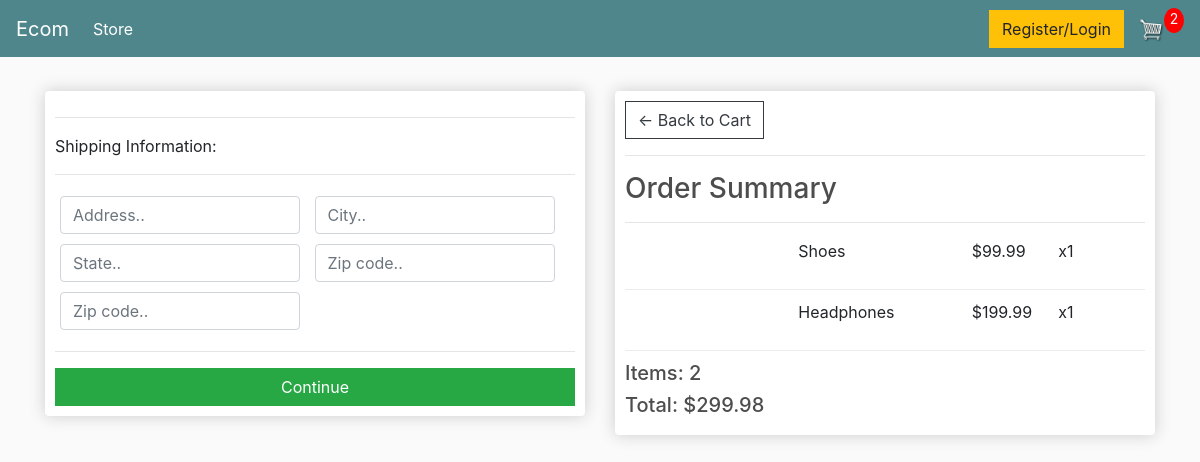
/checkout/ (signed in), run on an earlier commit of the app's database.
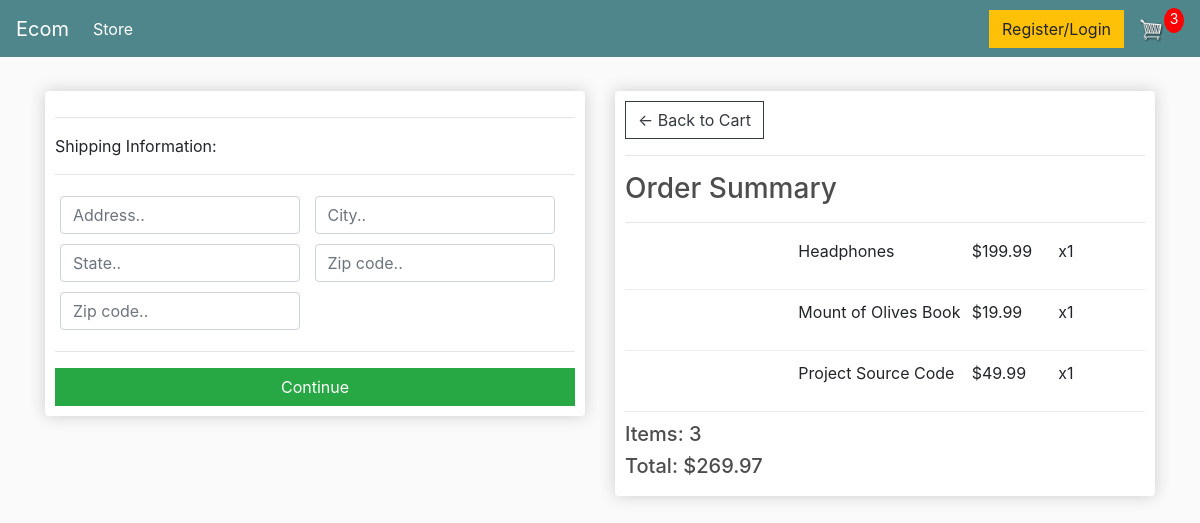
And on a later commit of the database.
### store/models.py (models this page shows, shortened)
class OrderItem(models.Model):
	product = models.ForeignKey(Product, on_delete=models.SET_NULL, null=True)
	order = models.ForeignKey(Order, on_delete=models.SET_NULL, null=True)
	quantity = models.IntegerField(default=0, null=True, blank=True)
	date_added = models.DateTimeField(auto_now_add=True)
	@property
	def get_total(self):
		total = self.product.price * self.quantity
		return total

class Product(models.Model):
    name = models.CharField(max_length=255)
    description = models.TextField(default="No description available.")
    price = models.DecimalField(max_digits=10, decimal_places=2)
    digital = models.BooleanField(default=False,null=True, blank=True)
    image = models.ImageField(null=True, blank=True)

class Order(models.Model):
	customer = models.ForeignKey(Customer, on_delete=models.SET_NULL, null=True, blank=True)
	date_ordered = models.DateTimeField(auto_now_add=True)
	complete = models.BooleanField(default=False)
	transaction_id = models.CharField(max_length=100, null=True)
	@property
	def shipping(self):
		shipping = False
		orderitems = self.orderitem_set.all()
		for i in orderitems:
			if i.product.digital == False:
				shipping = True
		return shipping
	@property
	def get_cart_total(self):
		orderitems = self.orderitem_set.all()
		total = sum([item.get_total for item in orderitems])
		return total
	@property
	def get_cart_items(self):
		orderitems = self.orderitem_set.all()
		total = sum([item.quantity for item in orderitems])
		return total

### store/views.py (the view)
# urls.py: path('checkout/', views.checkout, name="checkout"),
def checkout(request):
     data = cartData(request)
     cartItems = data['cartItems']
     order = data['order']
     items = data['items']
     context = {'items':items, 'order':order, 'cartItems':cartItems}
     return render(request, 'store/checkout.html', context)

### store/utils.py (called while the page is built)
def cartData(request):
	if request.user.is_authenticated:
		customer = request.user.customer
		order, created = Order.objects.get_or_create(customer=customer, complete=False)
		items = order.orderitem_set.all()
		cartItems = order.get_cart_items
	else:
		cookieData = cookieCart(request)
		cartItems = cookieData['cartItems']
		order = cookieData['order']
		items = cookieData['items']
	return {'cartItems':cartItems ,'order':order, 'items':items}

### store/templates/store/checkout.html (shortened to what this page needs)
{% extends 'store/main.html' %}
{% load static %}
{% block content %}
<div class="row">
	<div class="col-lg-6">
		<div class="box-element" id="form-wrapper">
               <form id="form">
                    <div id="shipping-info">
                         <hr>
                         <p>Shipping Information:</p>
                         <hr>
                         <div class="form-field">
                              <input class="form-control" type="text" name="address" placeholder="Address..">
                         </div>
                         <div class="form-field">
                              <input class="form-control" type="text" name="city" placeholder="City..">
                         </div>
                         <div class="form-field">
                              <input class="form-control" type="text" name="state" placeholder="State..">
                         </div>
                         <div class="form-field">
                              <input class="form-control" type="text" name="zipcode" placeholder="Zip code..">
                         </div>
                         <div class="form-field">
                              <input class="form-control" type="text" name="country" placeholder="Zip code..">
                         </div>
                    </div>
                    <hr>
                    <input id="form-button" class="btn btn-success btn-block" type="submit" value="Continue">
               </form>
		</div>
          <br>
	</div>
	<div class="col-lg-6">
		<div class="box-element">
               <a  class="btn btn-outline-dark" href="{% url 'cart' %}">&#x2190; Back to Cart</a>
               <hr>
               <h3>Order Summary</h3>
               <hr>
               {% for item in items %}
                    <div class="cart-row">
                         <div style="flex:2"><img class="row-image" src="{{item.product.imageURL}}"></div>
                         <div style="flex:2"><p>{{item.product.name}}</p></div>
                         <div style="flex:1"><p>${{item.product.price|floatformat:2}}</p></div>
                         <div style="flex:1"><p>x{{item.quantity}}</p></div>
                    </div>
               {% endfor %}
               <h5>Items: {{order.get_cart_items}}</h5>
               <h5>Total: ${{order.get_cart_total|floatformat:2}}</h5>
		</div>
	</div>
</div>
{% endblock content %}

What changed in the data, as far as the page shows it:
removed OrderItem: product.name "Shoes", product.price "99.99", quantity "1"
added OrderItem: product.name "Mount of Olives Book", product.price "19.99", quantity "1"
added OrderItem: product.name "Project Source Code", product.price "49.99", quantity "1"
computed for Order: get_cart_items "2" → "3"; get_cart_total "299.98" → "269.97"
Also different on the page:
{{ cartItems }}: "2" → "3"
